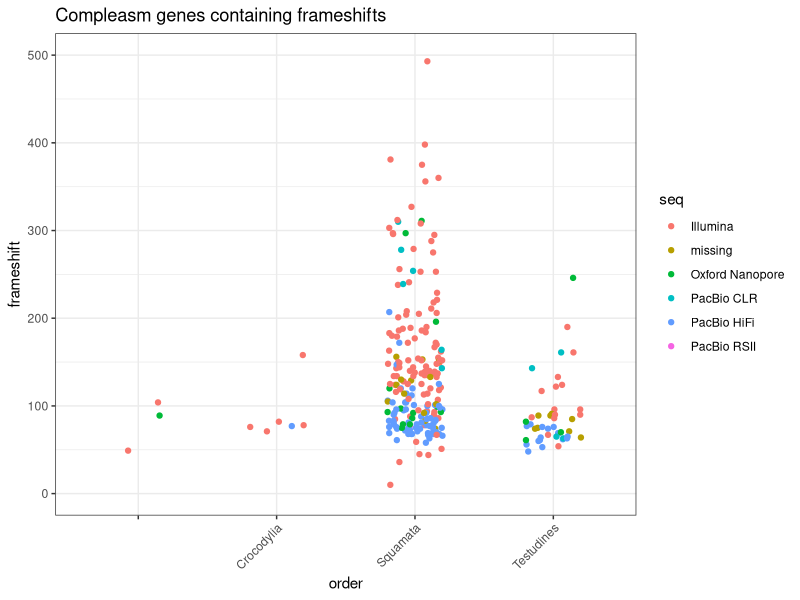
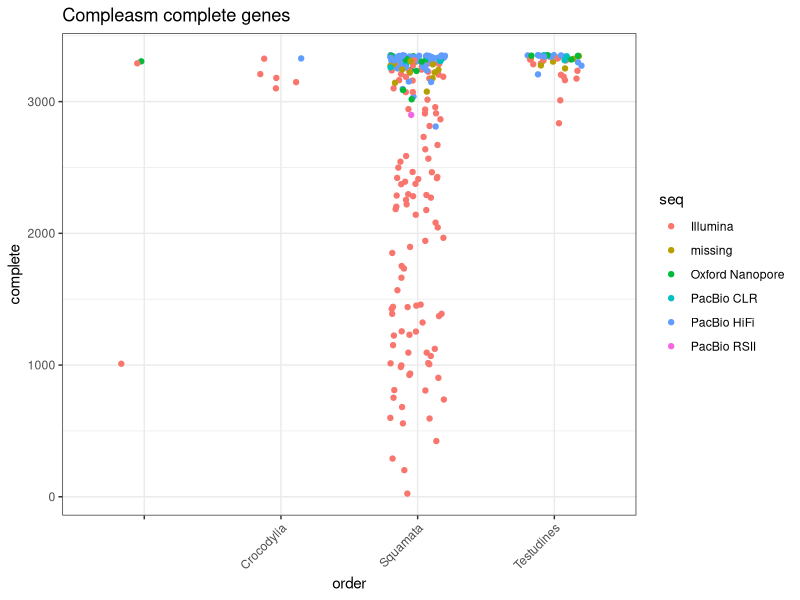
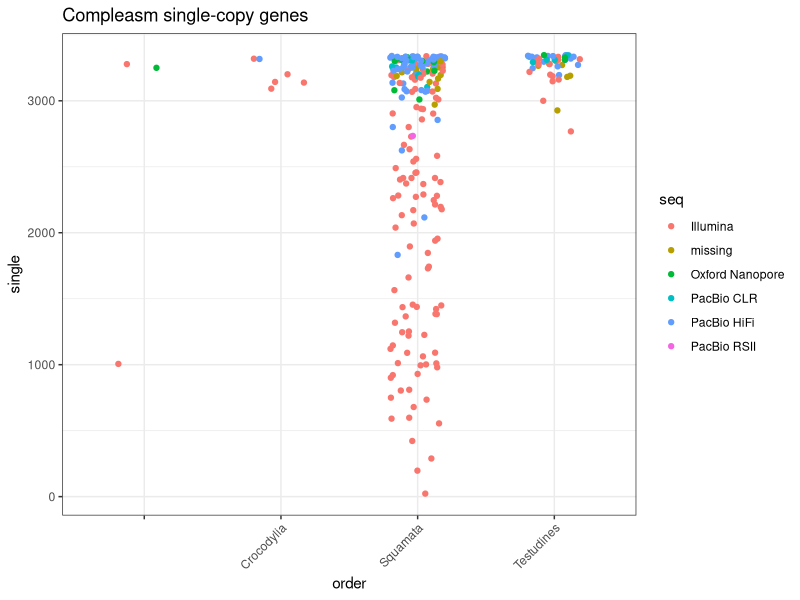
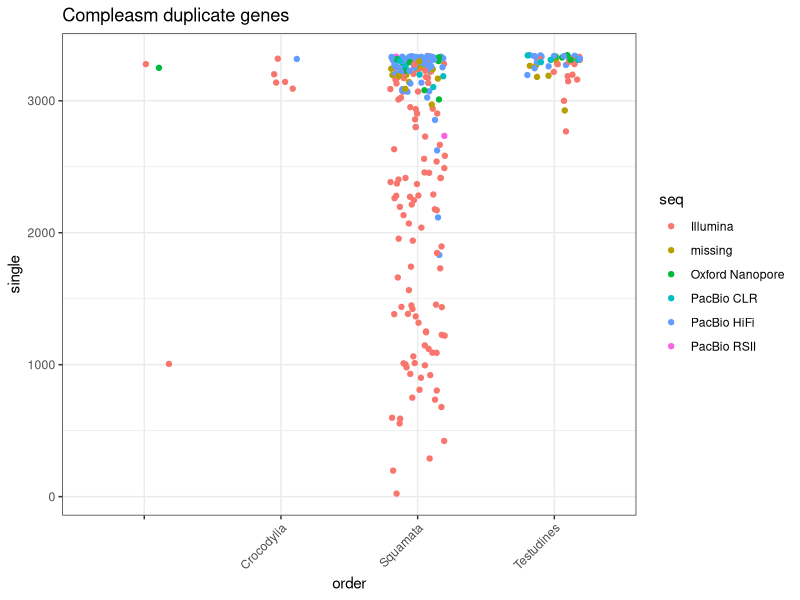
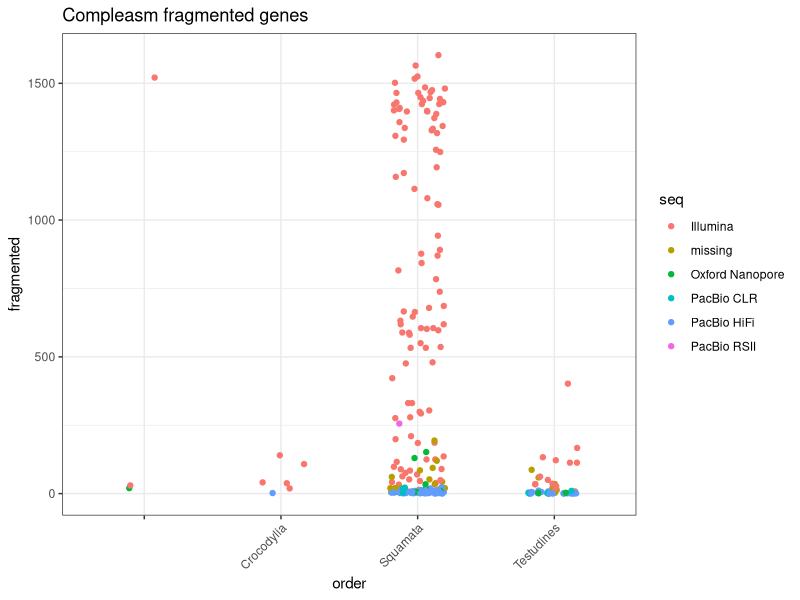
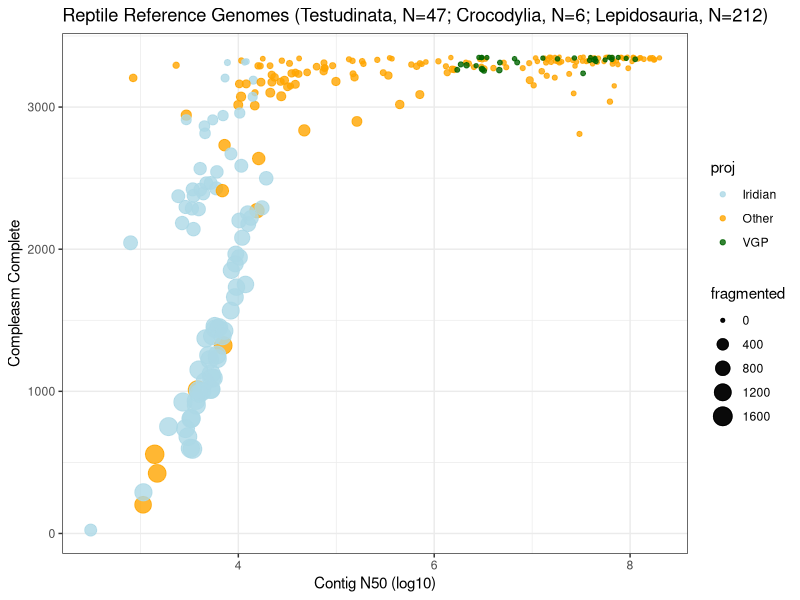

These figures' R source, in order:
library('ggplot2')
library(dplyr)
library(scales)
library(tidyr)
library(RColorBrewer)
library('svglite')

testudinata_compleasm<-read.table(file = 'testudinata_compleasmStats.txt',sep = '\t',header = T)
testudinata_asm<-read.table(file = 'testudinata_asmStats.txt',sep='\t',header=T)
testudinata_cnStatsFiltered<-testudinata_asm[,c(1,4,5,6)]
testudinata_merge<-merge(testudinata_compleasm,testudinata_cnStatsFiltered,by="Accession",all.x=TRUE)
# Create the dataframe with proper column assignment
testudinata_df <- data.frame(
  seq = testudinata_merge$Sequencing_type,
  fragmented = testudinata_merge$Fragmented_compleasm,
  frameshift = testudinata_merge$Frameshift_compleasm,
  missing = testudinata_merge$Missing_compleasm,
  complete = testudinata_merge$Complete_compleasm,
  date = testudinata_merge$Submission_Date,
  class = testudinata_merge$Class,
  superclass = testudinata_merge$Super_class,
  superorder = testudinata_merge$Super_order,
  infraclass = testudinata_merge$Infra_class,
  order = testudinata_merge$Order,
  dup = testudinata_merge$Duplicated_compleasm,
  single = testudinata_merge$Single_compleasm,
  proj='Other',
  cn50 =testudinata_merge$Contig_N50
)
crocodylia_compleasm<-read.table(file = 'crocodylia_compleasmStats.txt',sep = '\t',header = T)
crocodylia_asm<-read.table(file = 'crocodylia_asmStats.txt',sep='\t',header=T)
crocodylia_cnStatsFiltered<-crocodylia_asm[,c(1,4,5,6)]
crocodylia_merge<-merge(crocodylia_compleasm,crocodylia_cnStatsFiltered,by="Accession",all.x=TRUE)
# Create the dataframe with proper column assignment
crocodylia_df <- data.frame(
  seq = crocodylia_merge$Sequencing_type,
  fragmented = crocodylia_merge$Fragmented_compleasm,
  frameshift = crocodylia_merge$Frameshift_compleasm,
  missing = crocodylia_merge$Missing_compleasm,
  complete = crocodylia_merge$Complete_compleasm,
  date = crocodylia_merge$Submission_Date,
  class = crocodylia_merge$Class,
  superclass = crocodylia_merge$Super_class,
  superorder = crocodylia_merge$Super_order,
  infraclass = crocodylia_merge$Infra_class,
  order = crocodylia_merge$Order,
  dup = crocodylia_merge$Duplicated_compleasm,
  single = crocodylia_merge$Single_compleasm,
  proj='Other',
  cn50 =crocodylia_merge$Contig_N50
)
lepidosauria_compleasm<-read.table(file = 'lepidosauria_compleasmStats.txt',sep = '\t',header = T)
lepidosauria_asm<-read.table(file = 'lepidosauria_asmStats.txt',sep='\t',header=T)
lepidosauria_cnStatsFiltered<-lepidosauria_asm[,c(1,4,5,6)]
lepidosauria_merge<-merge(lepidosauria_compleasm,lepidosauria_cnStatsFiltered,by="Accession",all.x=TRUE)
# Create the dataframe with proper column assignment
lepidosauria_df <- data.frame(
  seq = lepidosauria_merge$Sequencing_type,
  fragmented = lepidosauria_merge$Fragmented_compleasm,
  frameshift = lepidosauria_merge$Frameshift_compleasm,
  missing = lepidosauria_merge$Missing_compleasm,
  complete = lepidosauria_merge$Complete_compleasm,
  date = lepidosauria_merge$Submission_Date,
  class = lepidosauria_merge$Class,
  superclass = lepidosauria_merge$Super_class,
  superorder = lepidosauria_merge$Super_order,
  infraclass = lepidosauria_merge$Infra_class,
  order = lepidosauria_merge$Order,
  dup = lepidosauria_merge$Duplicated_compleasm,
  single = lepidosauria_merge$Single_compleasm,
  proj='Other',
  cn50 =lepidosauria_merge$Contig_N50
)

reptile_df<-rbind(testudinata_df,crocodylia_df,lepidosauria_df)
reptile_submitter<-c(testudinata_compleasm$Submitter,crocodylia_compleasm$Submitter,lepidosauria_compleasm$Submitter)
for (i in c(1:length(reptile_submitter))){
  if (reptile_submitter[i]=="B10K Consortium"){
    reptile_df$proj[i]='B10K'
  }else if(reptile_submitter[i]=="G10K"){
    reptile_df$proj[i]='VGP'
  }else if(reptile_submitter[i]=="Iridian Genomes"){
    reptile_df$proj[i]='Iridian'
  }else if(reptile_submitter[i]=="IRIDIAN GENOMES"){
    reptile_df$proj[i]='Iridian'
  }else if(reptile_submitter[i]=="Vertebrate Genomes Project"){
    reptile_df$proj[i]='VGP'
  }else if(reptile_submitter[i]=="WELLCOME SANGER INSTITUTE"){
    reptile_df$proj[i]='VGP'
  }else if(reptile_submitter[i]=="Wellcome Sanger Institute"){
    reptile_df$proj[i]='VGP'
  }else if(reptile_submitter[i]=="The Max Planck Institute of Molecular Cell Biology and Genetics"){
    reptile_df$proj[i]='VGP'
  }else if(reptile_submitter[i]=="Zhejiang University"){
    reptile_df$proj[i]='VGP'
  }else if(reptile_submitter[i]=="BGI"){
    reptile_df$proj[i]='BGI'
  }else if(reptile_submitter[i]=="BGI-Shenzhen"){
    reptile_df$proj[i]='BGI'
  }
}


ggplot(data = reptile_df, aes(x = order, y = frameshift, color = seq)) +
  geom_jitter(width = 0.2, height = 0) +
  theme_bw() +ylim(0,500)+
  ggtitle('Compleasm genes containing frameshifts') +
  theme(axis.text.x = element_text(angle = 45, hjust = 1))

ggplot(data = reptile_df, aes(x = order, y = complete, color = seq)) +
  geom_jitter(width = 0.2, height = 0) +
  theme_bw() +
  scale_fill_manual(values = colors) +
  ggtitle('Compleasm complete genes') +
  theme(axis.text.x = element_text(angle = 45, hjust = 1))

ggplot(data = reptile_df, aes(x = order, y = single, color = seq)) +
  geom_jitter(width = 0.2, height = 0) +
  theme_bw() +
  scale_fill_manual(values = colors) +
  ggtitle('Compleasm single-copy genes') +
  theme(axis.text.x = element_text(angle = 45, hjust = 1))

ggplot(data = reptile_df, aes(x = order, y = single, color = seq)) +
  geom_jitter(width = 0.2, height = 0) +
  theme_bw() +
  scale_fill_manual(values = colors) +
  ggtitle('Compleasm duplicate genes') +
  theme(axis.text.x = element_text(angle = 45, hjust = 1))

ggplot(data = reptile_df, aes(x = order, y = fragmented, color = seq)) +
  geom_jitter(width = 0.2, height = 0) +
  theme_bw() +
  ggtitle('Compleasm fragmented genes') +
  theme(axis.text.x = element_text(angle = 45, hjust = 1))

##############################################################################
reptile_dfFiltered<-reptile_df[reptile_df$proj %in% c('VGP','B10K','BGI','Iridian','Other'),]
reptile_dfFiltered<-reptile_df[reptile_df$proj %in% c('VGP','B10K','BGI','Iridian','Other'),]
reptile_dfFiltered$proj <- factor(reptile_dfFiltered$proj, 
                               levels = c('VGP','BGI','B10K','Other', 'Iridian'))
dark_palette <- c('Other' = 'orange', 
                  'Iridian' = 'lightblue', 
                  'VGP' = 'darkgreen', 
                  'B10K' = 'darkred', 
                  'BGI' = 'black',
                  'UCLA'='darkred')

ggplot(data = reptile_df, 
       aes(x = log10(cn50), y = complete, size = fragmented)) +
  # Plot 'Other' and 'Iridian' first
  geom_point(data = subset(reptile_df, proj %in% c('Other', 'Iridian')), 
             aes( color = proj), 
             alpha = 0.8) +
  # Plot the other groups on top
  geom_point(data = subset(reptile_df, !proj %in% c('Other', 'Iridian')), 
             aes( color = proj), 
             alpha = 0.8) +
  scale_color_manual(values = dark_palette) +
  theme_bw() +
  xlab('Contig N50 (log10)') +
  ylab('Compleasm Complete') +
  ggtitle('Reptile Reference Genomes (Testudinata, N=47; Crocodylia, N=6; Lepidosauria, N=212)')
#ggsave(filename = 'testudinata_compleasm.svg',plot = p)
